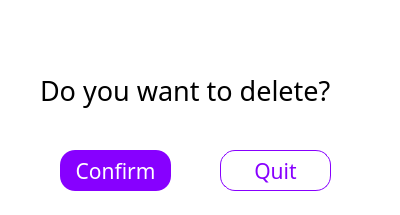
<?xml version="1.0" encoding="UTF-8"?>
<ui version="4.0">
 <class>DeleteForm</class>
 <widget class="QWidget" name="DeleteForm">
  <property name="geometry">
   <rect>
    <x>0</x>
    <y>0</y>
    <width>400</width>
    <height>215</height>
   </rect>
  </property>
  <property name="windowTitle">
   <string>Form</string>
  </property>
  <property name="styleSheet">
   <string notr="true">background-color: rgb(255, 255, 255);</string>
  </property>
  <widget class="QPushButton" name="pushButton_10">
   <property name="geometry">
    <rect>
     <x>220</x>
     <y>150</y>
     <width>111</width>
     <height>41</height>
    </rect>
   </property>
   <property name="font">
    <font>
     <family>微软雅黑</family>
     <pointsize>16</pointsize>
    </font>
   </property>
   <property name="cursor">
    <cursorShape>PointingHandCursor</cursorShape>
   </property>
   <property name="focusPolicy">
    <enum>Qt::NoFocus</enum>
   </property>
   <property name="styleSheet">
    <string notr="true">background-color: rgb(255, 255, 255);
border-color: rgb(135, 0, 255);
border-width:1px;
border-style:solid; 
color: rgb(135, 0, 255);
border-radius:15px;</string>
   </property>
   <property name="text">
    <string>Quit</string>
   </property>
   <property name="flat">
    <bool>false</bool>
   </property>
  </widget>
  <widget class="QLabel" name="label_15">
   <property name="geometry">
    <rect>
     <x>40</x>
     <y>60</y>
     <width>331</width>
     <height>61</height>
    </rect>
   </property>
   <property name="font">
    <font>
     <family>微软雅黑</family>
     <pointsize>20</pointsize>
     <weight>50</weight>
     <bold>false</bold>
    </font>
   </property>
   <property name="styleSheet">
    <string notr="true">color: rgb(0, 0, 0);</string>
   </property>
   <property name="text">
    <string>Do you want to delete?</string>
   </property>
  </widget>
  <widget class="QPushButton" name="pushButton_9">
   <property name="geometry">
    <rect>
     <x>60</x>
     <y>150</y>
     <width>111</width>
     <height>41</height>
    </rect>
   </property>
   <property name="font">
    <font>
     <family>微软雅黑</family>
     <pointsize>16</pointsize>
    </font>
   </property>
   <property name="cursor">
    <cursorShape>PointingHandCursor</cursorShape>
   </property>
   <property name="focusPolicy">
    <enum>Qt::NoFocus</enum>
   </property>
   <property name="styleSheet">
    <string notr="true">background-color: rgb(135, 0, 255);
color: rgb(255, 255, 255);
border-radius:15px;</string>
   </property>
   <property name="text">
    <string>Confirm</string>
   </property>
   <property name="flat">
    <bool>false</bool>
   </property>
  </widget>
  <widget class="QPushButton" name="closeenterpsw">
   <property name="geometry">
    <rect>
     <x>360</x>
     <y>0</y>
     <width>41</width>
     <height>31</height>
    </rect>
   </property>
   <property name="focusPolicy">
    <enum>Qt::NoFocus</enum>
   </property>
   <property name="styleSheet">
    <string notr="true">border:0px;</string>
   </property>
   <property name="text">
    <string/>
   </property>
   <property name="icon">
    <iconset resource="pic.qrc">
     <normaloff>:/pic/close.png</normaloff>:/pic/close.png</iconset>
   </property>
   <property name="flat">
    <bool>true</bool>
   </property>
  </widget>
 </widget>
 <resources>
  <include location="pic.qrc"/>
 </resources>
 <connections/>
</ui>
